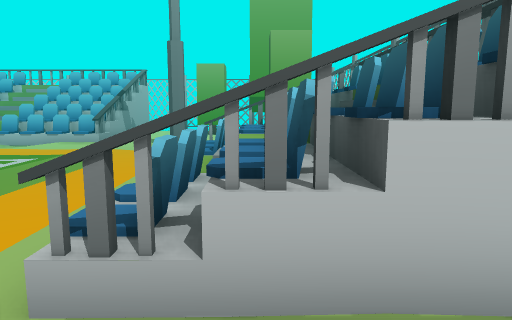
[1] (above)

22 first-person views from a walk through a Unity game level. The camera is 1.3 m above the floor, tilts 8° down and sees 70° across. The floor is counted in squares, 1 m on a side. Each view is taken from the middle of a square. On the plan, view 1 faces up. The plan holds only what a view shows up to about 15 squares ahead; the rest is blank. The place goes on beyond the plan. The player is left out. Some animated figures are not drawn.

[2]
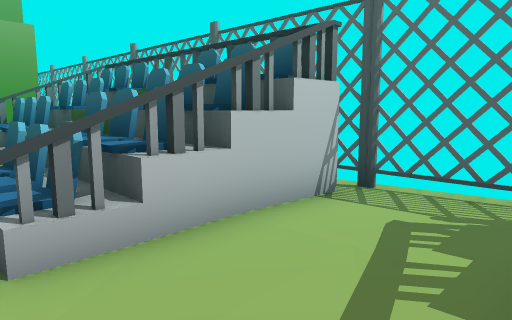

[3]
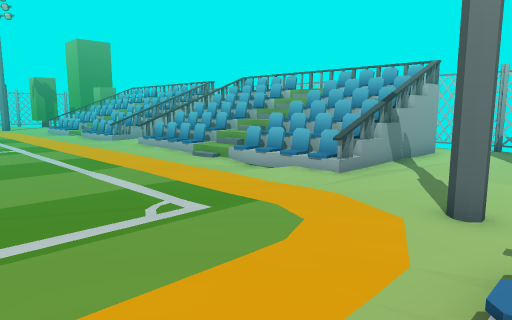

[4]
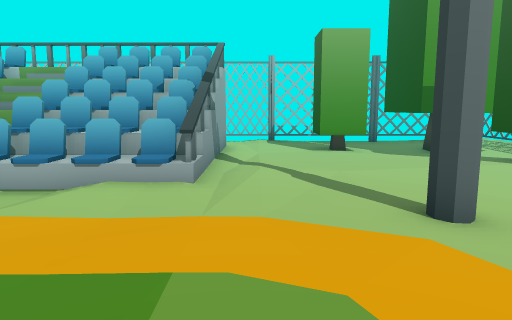

[5]
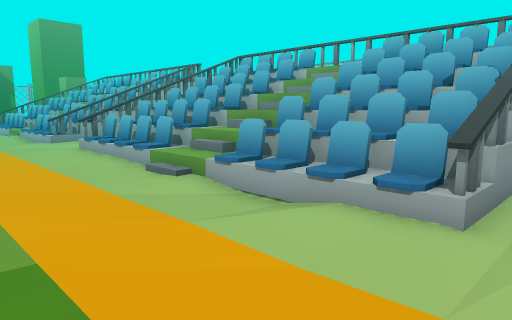

[6]
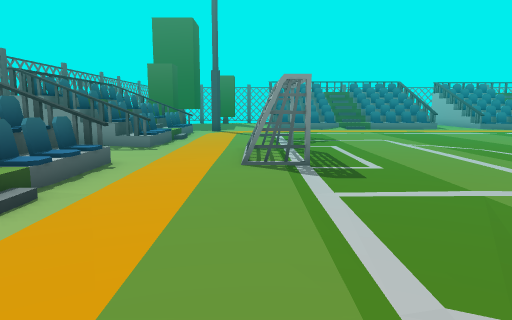

[7]
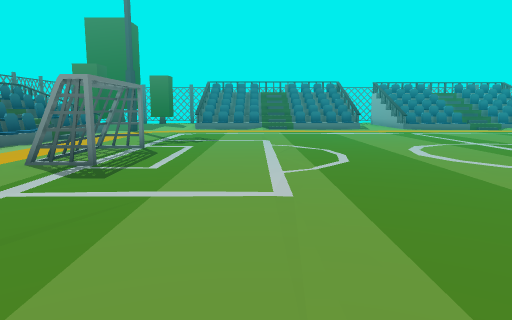

[8]
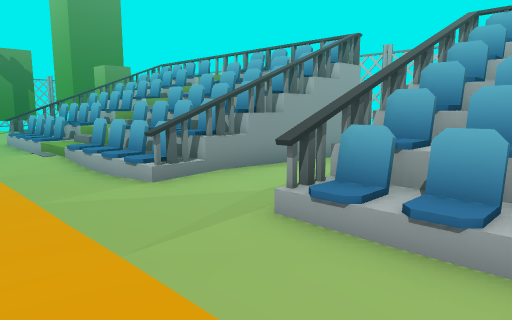

[9]
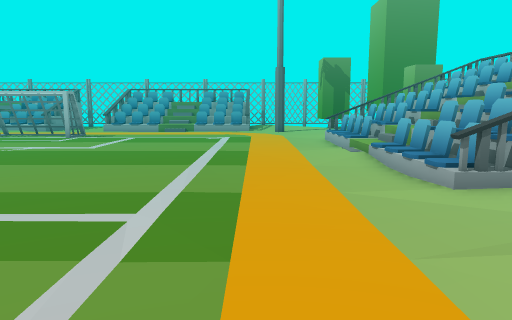

[10]
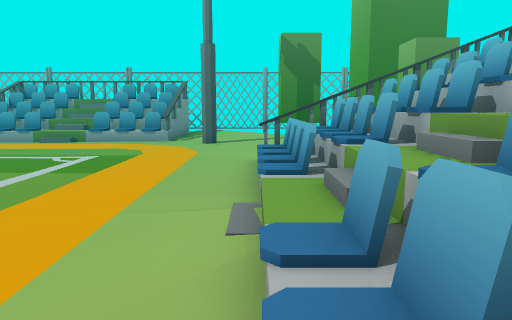

[11]
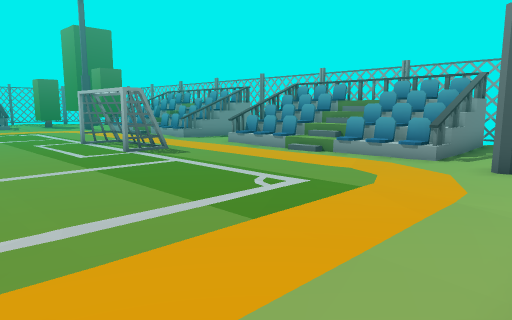

[12]
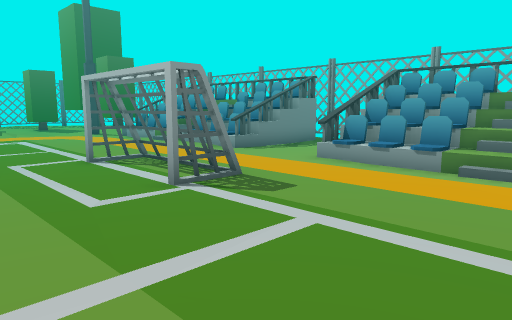

[13]
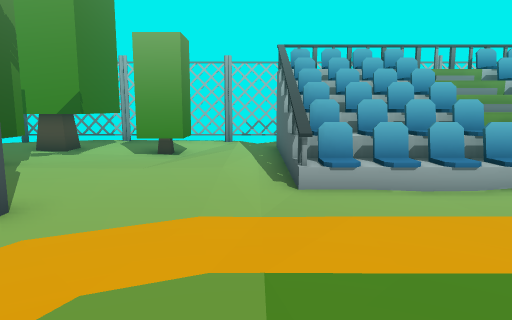

[14]
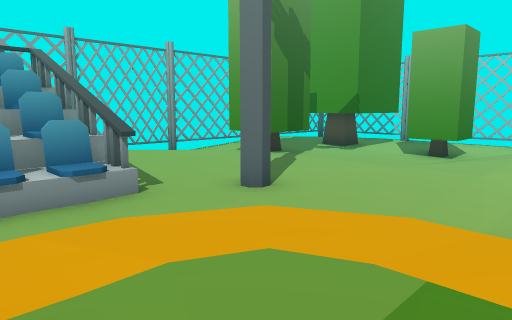

[15]
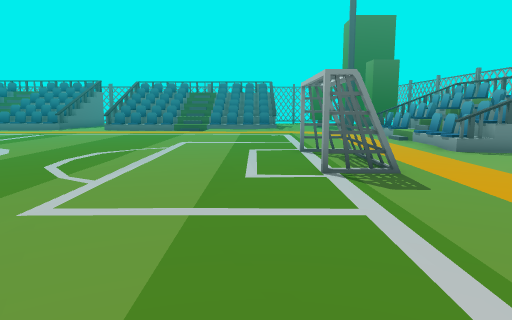

[16]
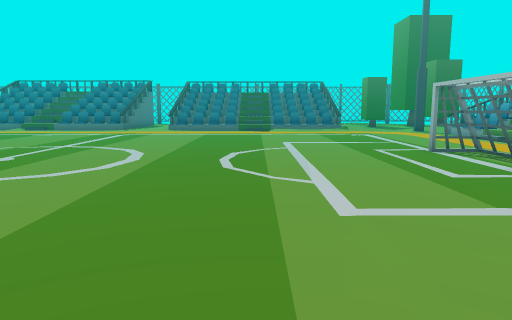

[17]
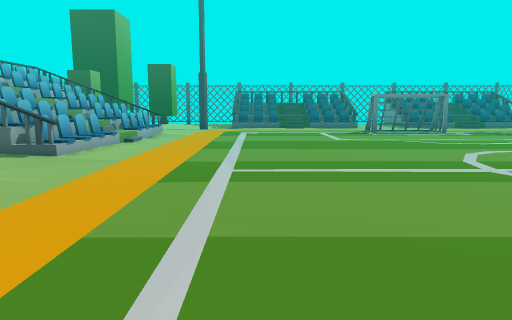

[18]
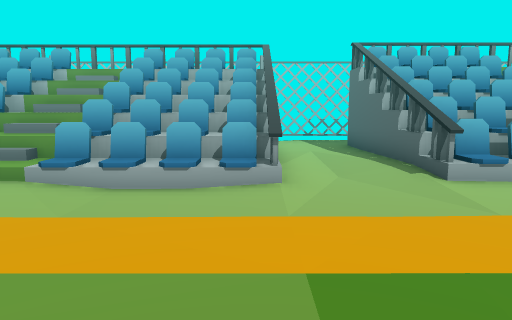

[19]
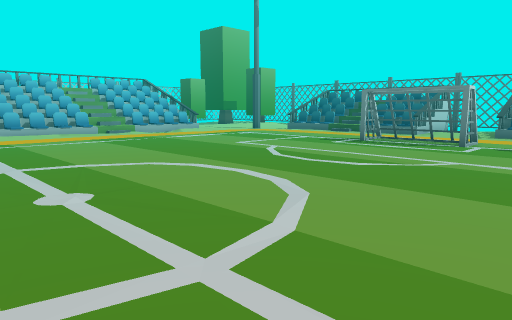

[20]
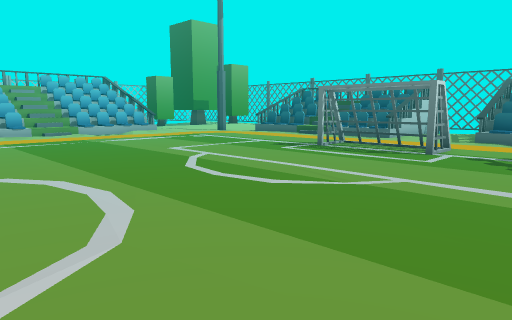

[21]
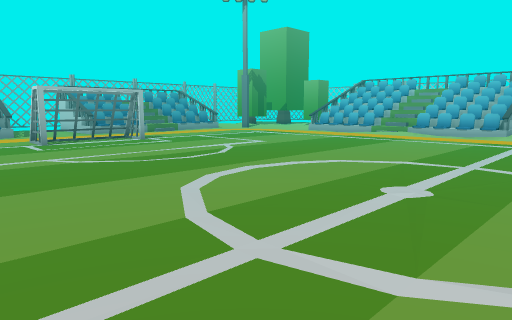

[22]
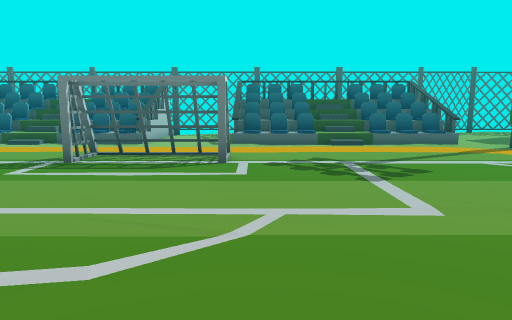

### Floor plan
Key: @ floor where view 1 was taken; # wall or solid block; x gap in a wall; . main floor; - floor 0.25 m lower than the main floor; / step, stairs or slope; = window, fence, low wall or low ledge; ^ raised ledge; v drop or lower ground; T tree; F fence; O other object.
Columns run from 39 left of view 1 to 4 right of it. Each row starts with its distance up from view 1.
 23 FFFFFFFFFFFFFFFFFFFFFFFFOOOOOOOOFFFFFFFFFFF
 22  .......-.          ...          ........  F
 21    T.--..#x#xxv##x##...##vx##vv##......T   F
 20  TTTxT-..#/////////#..v//////////v..#T.TT
 19  TTT---..#===// ====..##===//=====..##.T T
 18  ...--...#===// ====..#====//====#..... .. O
 17   T......#====/=====..##===//====v..... T  O
 16   T......=====/=====..=====//====v......T  O
 15  TT......x===///===x..x====//====x......TT O
 14 .........//////////=..=///////////.....    F
 13 .......................................    F
 12 .....#..............................#.     F
 11 ......................................     F
 10 ###x/.................................==##xF
  9 ====/.................................==//^F
  8 ====/.................................==//^F
  7  ////................................/////^F
  6  ////................................/////^F
  5 ====/.................................==//^F
  4 ====/.................................=v//^F
  3 ##==/..OO........................OO...=v//#F
  2 ###x/...O.........................O...==vv#F
  1   .....OO.........................O........F
  0  .......O.........................O....@...F
 -1 ###x=..OOO.......................OO...==vvxF
 -2  ===/.................................==//^F
 -3   ==/.................................==//^F
 -4  ===/.................................==//^F
 -5    //.....................  .........///   F

Positions as (right, up) in squares from view 1, and headings:
1: (0, 0), facing up
2: (-2, -1), facing up-right
3: (-1, 6), facing up-left
4: (-5, 8), facing up
5: (-5, 10), facing up-left
6: (-5, 11), facing down
7: (-10, 11), facing down
8: (-14, 11), facing up-left
9: (-14, 11), facing left
10: (-21, 14), facing left
11: (-25, 14), facing down-left
12: (-27, 8), facing down-left
13: (-31, 8), facing up
14: (-30, 8), facing up-left
15: (-29, 10), facing down
16: (-25, 10), facing down
17: (-26, 9), facing right
18: (-20, 8), facing up
19: (-20, -5), facing up-right
20: (-17, -5), facing up-right
21: (-16, -5), facing up-left
22: (-15, -2), facing right
